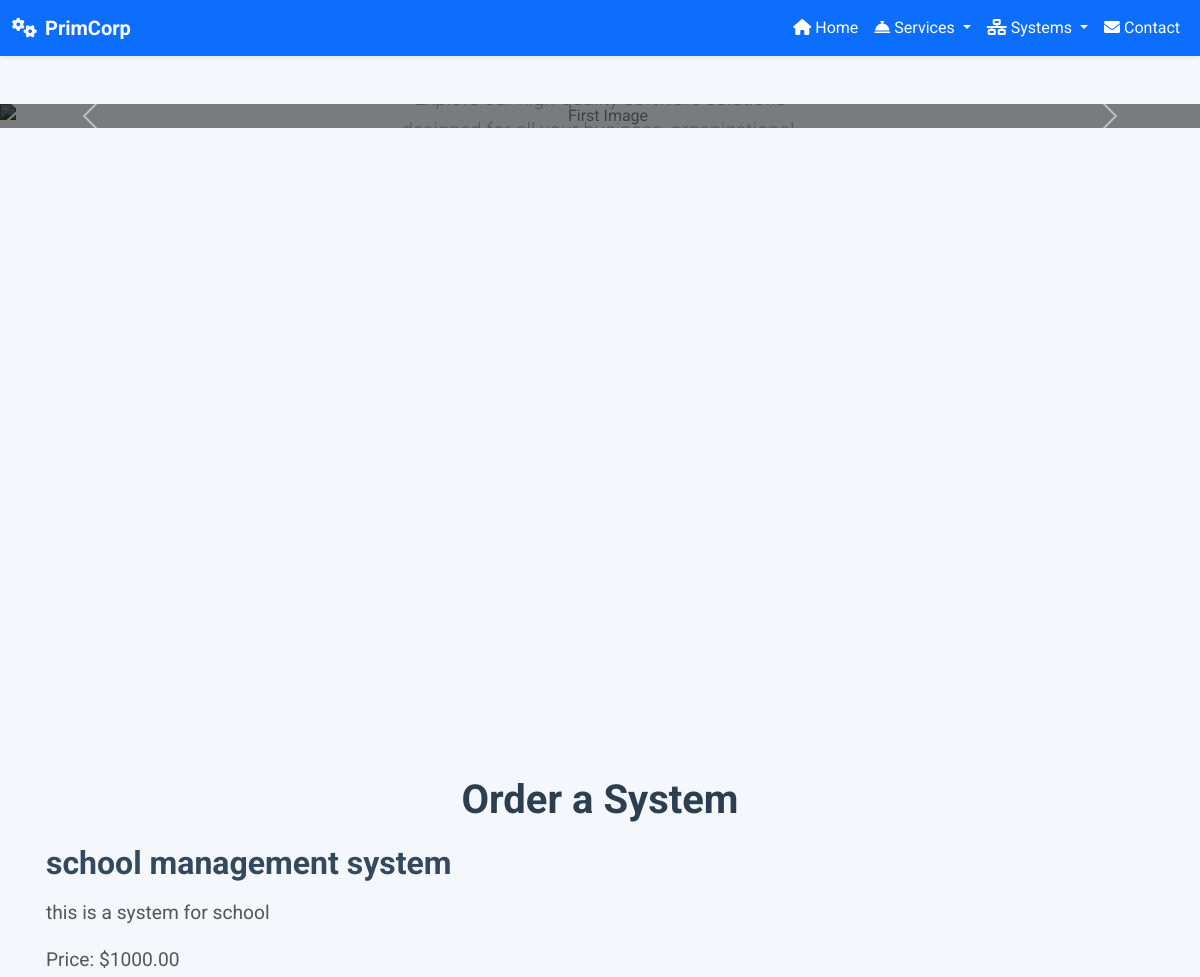
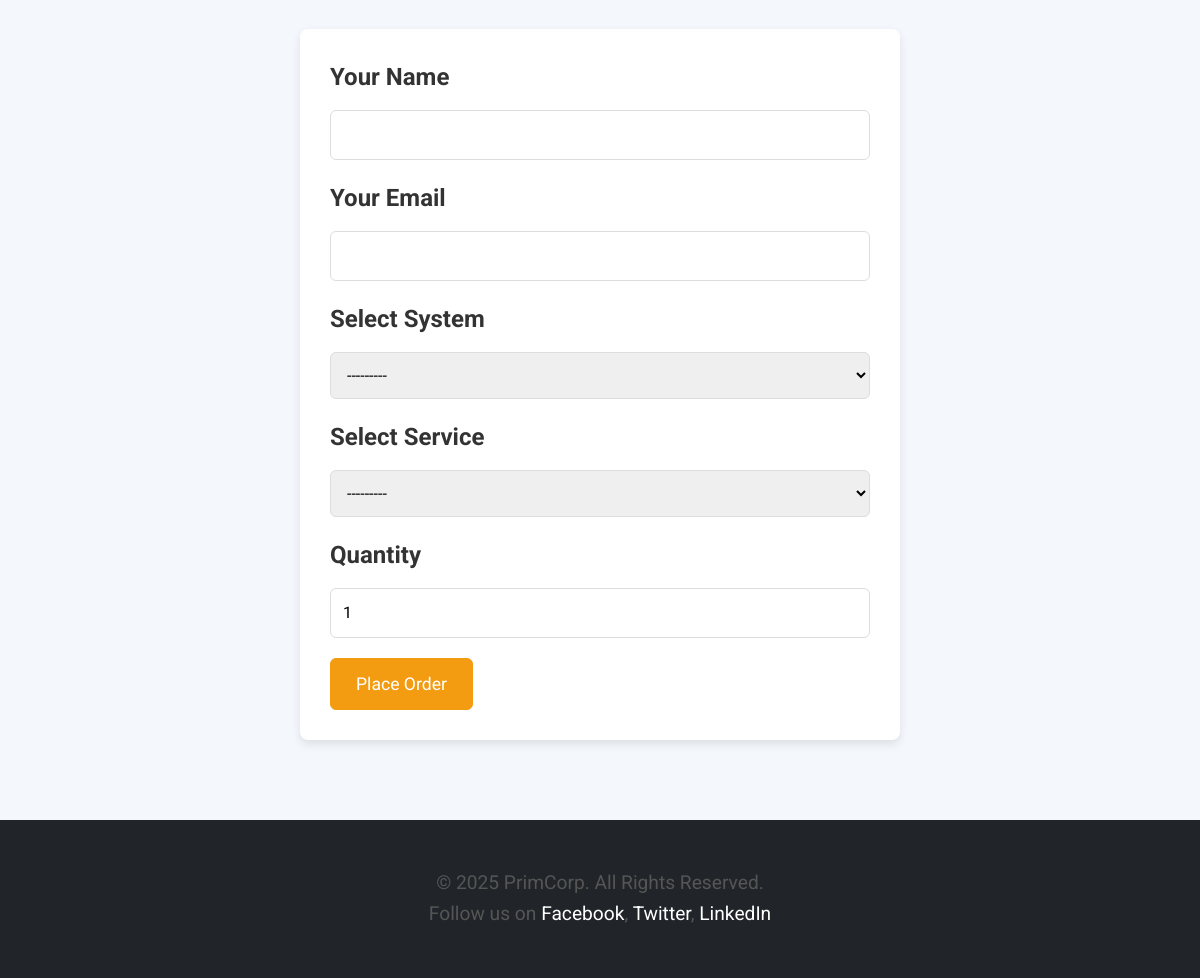
Page /orders/order/1/ on the committed database (2 pictures, top to bottom).
### store/models.py (models this page shows)
class System(models.Model):
    name = models.CharField(max_length=200)
    description = models.TextField()
    price = models.DecimalField(max_digits=10, decimal_places=2)
    image = models.ImageField(upload_to='systems/', null=True, blank=True)
    def __str__(self):
        return self.name

### orders/views.py (the view)
# urls.py: path('order/<int:system_id>/', views.order_system, name='order_system'),
def order_system(request, system_id=None):
    system = None
    if system_id:
        from store.models import System
        system = System.objects.get(id=system_id)
    if request.method == 'POST':
        form = OrderForm(request.POST)
        if form.is_valid():
            order = form.save(commit=False)
            if system:
                order.system = system
            order.save()
            return redirect('order_confirmation', order_id=order.id)
    else:
        form = OrderForm()
    return render(request, 'orders/order_system.html', {'form': form, 'system': system})

### orders/forms.py
class OrderForm(forms.ModelForm):
    class Meta:
        model = Order
        fields = ['customer_name', 'customer_email', 'system', 'service', 'quantity']

### store/models.py (called while the page is built)
    def __str__(self):
        return self.title

### orders/templates/orders/order_system.html (shortened to what this page needs)
{% extends 'base.html' %}
{% block content %}
    <h1>Order a System</h1>
    {% if system %}
        <h2>{{ system.name }}</h2>
        <p>{{ system.description }}</p>
        <p>Price: ${{ system.price }}</p>
    {% endif %}
    <form method="POST">
        <div class="form-group">
            <label for="id_customer_name" class="section-title">Your Name</label>
            {{ form.customer_name }}
        </div>
        <div class="form-group">
            <label for="id_customer_email" class="section-title">Your Email</label>
            {{ form.customer_email }}
        </div>
        <div class="form-group">
            <label for="id_system" class="section-title">Select System</label>
            {{ form.system }}
        </div>
        <div class="form-group">
            <label for="id_service" class="section-title">Select Service</label>
            {{ form.service }}
        </div>
        <div class="form-group">
            <label for="id_quantity" class="section-title">Quantity</label>
            {{ form.quantity }}
        </div>
        <button type="submit" class="btn btn-primary">Place Order</button>
    </form>
{% endblock %}

### static/css/styles.css (style rules this page uses)
body { background: url('https://img.freepik.com/free-vector/blue-white-gradient-abstract-background_53876-60241.jpg?ga=GA1.1.2139467611.1745760184&semt=ais_hybrid&w=740') no-repeat center center fixed; background-size: cover; background-attachment: fixed; background-repeat: no-repeat; background-position: center; background-color: #f0f8ff; font-family: 'Poppins', sans-serif; color: #333; margin: 0; padding: 0; min-height: 100vh; }
h2 { font-weight: 700; font-size: 2rem; margin-bottom: 1rem; }

### orders/templates/orders/order_system.html (style rules this page uses)
body { font-family: 'Roboto', sans-serif; background-color: #f4f7fc; color: #333; margin: 0; padding: 0; }
h1 { font-size: 2.5rem; font-weight: 700; color: #2c3e50; margin-bottom: 20px; text-align: center; }
h2 { font-size: 2rem; color: #34495e; margin-top: 20px; }
p { font-size: 1.2rem; line-height: 1.6; color: #555; }
form { background-color: #ffffff; border-radius: 8px; padding: 30px; box-shadow: 0 4px 10px rgba(0, 0, 0, 0.1); margin-top: 30px; max-width: 600px; margin-left: auto; margin-right: auto; }
form input, form select, form textarea { width: 100%; padding: 12px; font-size: 1rem; border: 1px solid #ddd; border-radius: 6px; margin-bottom: 20px; transition: border 0.3s ease; }
button[type="submit"] { background-color: #f39c12; border-color: #f39c12; color: white; font-size: 1.1rem; padding: 12px 25px; border-radius: 6px; cursor: pointer; transition: background-color 0.3s, border-color 0.3s; }
.section-title { margin-bottom: 15px; font-weight: bold; font-size: 1.5rem; }

### rows in the picture
System: name "school management system", description "this is a system for school", price "1000.00"
